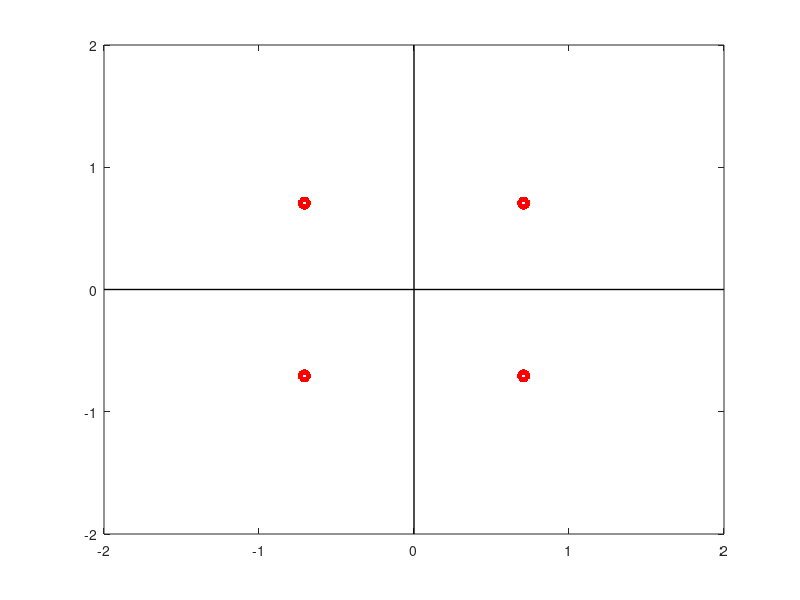

The MATLAB script that drew this image: (Note: this script raises an error after producing the figure.)
clc
clear all
close all
n=10000;
int=randi([1,4],1,n);
A=1/sqrt(2);
qpsk=zeros(size(int));
qpsk(int==1)=A+i*A;
qpsk(int==2)=A-i*A;
qpsk(int==3)=-A+i*A;
qpsk(int==4)=-A-i*A;
plot(real(qpsk),imag(qpsk),'ored','linewidth',3);
xlim([-2 2]);
ylim([-2 2]);
line(xlim,[0 0],'color','k','linewidth',1);
line([0 0],ylim,'color','k','linewidth',1);
hold on
ezplot('x^2+y^2=1');
grid on
title('QPSK Constellation');
xlabel('real part');
ylabel('imaginary part');
